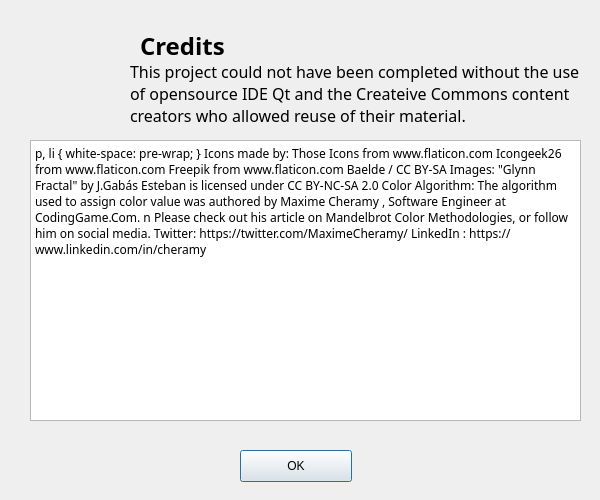
<?xml version="1.0" encoding="UTF-8"?>
<ui version="4.0">
 <class>credits</class>
 <widget class="QDialog" name="credits">
  <property name="geometry">
   <rect>
    <x>0</x>
    <y>0</y>
    <width>600</width>
    <height>500</height>
   </rect>
  </property>
  <property name="sizePolicy">
   <sizepolicy hsizetype="Minimum" vsizetype="Minimum">
    <horstretch>0</horstretch>
    <verstretch>0</verstretch>
   </sizepolicy>
  </property>
  <property name="minimumSize">
   <size>
    <width>0</width>
    <height>0</height>
   </size>
  </property>
  <property name="maximumSize">
   <size>
    <width>999999</width>
    <height>999999</height>
   </size>
  </property>
  <property name="baseSize">
   <size>
    <width>600</width>
    <height>400</height>
   </size>
  </property>
  <property name="windowTitle">
   <string>Credits</string>
  </property>
  <widget class="QLabel" name="Image">
   <property name="geometry">
    <rect>
     <x>30</x>
     <y>20</y>
     <width>81</width>
     <height>81</height>
    </rect>
   </property>
   <property name="text">
    <string/>
   </property>
   <property name="pixmap">
    <pixmap resource="Icons.qrc">:/icon/appIcon</pixmap>
   </property>
   <property name="scaledContents">
    <bool>true</bool>
   </property>
  </widget>
  <widget class="QLabel" name="Body">
   <property name="geometry">
    <rect>
     <x>130</x>
     <y>60</y>
     <width>451</width>
     <height>71</height>
    </rect>
   </property>
   <property name="font">
    <font>
     <family>Futura</family>
     <pointsize>12</pointsize>
    </font>
   </property>
   <property name="text">
    <string>This project could not have been completed without the use of opensource IDE Qt and the Createive Commons content creators who allowed reuse of their material.</string>
   </property>
   <property name="alignment">
    <set>Qt::AlignLeading|Qt::AlignLeft|Qt::AlignTop</set>
   </property>
   <property name="wordWrap">
    <bool>true</bool>
   </property>
   <property name="margin">
    <number>10</number>
   </property>
  </widget>
  <widget class="QLabel" name="Title">
   <property name="geometry">
    <rect>
     <x>140</x>
     <y>30</y>
     <width>281</width>
     <height>31</height>
    </rect>
   </property>
   <property name="font">
    <font>
     <family>Futura</family>
     <pointsize>18</pointsize>
     <weight>75</weight>
     <bold>true</bold>
    </font>
   </property>
   <property name="text">
    <string>Credits</string>
   </property>
  </widget>
  <widget class="QPushButton" name="pushButton">
   <property name="geometry">
    <rect>
     <x>240</x>
     <y>450</y>
     <width>112</width>
     <height>32</height>
    </rect>
   </property>
   <property name="text">
    <string>OK</string>
   </property>
  </widget>
  <widget class="QTextBrowser" name="textBrowser">
   <property name="geometry">
    <rect>
     <x>30</x>
     <y>140</y>
     <width>551</width>
     <height>281</height>
    </rect>
   </property>
   <property name="font">
    <font>
     <family>Futura</family>
    </font>
   </property>
   <property name="html">
    <string>&lt;!DOCTYPE HTML PUBLIC &quot;-//W3C//DTD HTML 4.0//EN&quot; &quot;http://www.w3.org/TR/REC-html40/strict.dtd&quot;&gt;
&lt;html&gt;&lt;head&gt;&lt;meta name=&quot;qrichtext&quot; content=&quot;1&quot; /&gt;&lt;style type=&quot;text/css&quot;&gt;
p, li { white-space: pre-wrap; }
&lt;/style&gt;&lt;/head&gt;&lt;body style=&quot; font-family:'Futura'; font-size:13pt; font-weight:400; font-style:normal;&quot;&gt;
&lt;p style=&quot; margin-top:0px; margin-bottom:0px; margin-left:0px; margin-right:0px; -qt-block-indent:0; text-indent:0px;&quot;&gt;&lt;span style=&quot; font-family:'.Futura'; font-size:12pt; font-weight:600;&quot;&gt;Icons made by:&lt;/span&gt;&lt;/p&gt;
&lt;p style=&quot; margin-top:0px; margin-bottom:0px; margin-left:0px; margin-right:0px; -qt-block-indent:0; text-indent:0px;&quot;&gt;&lt;a href=&quot;https://www.flaticon.com/authors/those-icons&quot;&gt;&lt;span style=&quot; font-family:'.Futura'; font-size:12pt; text-decoration: underline; color:#0068da;&quot;&gt;Those Icons&lt;/span&gt;&lt;/a&gt;&lt;span style=&quot; font-family:'.Futura'; font-size:12pt;&quot;&gt; from &lt;/span&gt;&lt;a href=&quot;https://www.flaticon.com/&quot;&gt;&lt;span style=&quot; font-family:'.Futura'; font-size:12pt; text-decoration: underline; color:#0068da;&quot;&gt; www.flaticon.com&lt;/span&gt;&lt;/a&gt;&lt;/p&gt;
&lt;p style=&quot; margin-top:0px; margin-bottom:0px; margin-left:0px; margin-right:0px; -qt-block-indent:0; text-indent:0px;&quot;&gt;&lt;a href=&quot;https://www.flaticon.com/authors/icongeek26&quot;&gt;&lt;span style=&quot; font-family:'.Futura'; font-size:12pt; text-decoration: underline; color:#0068da;&quot;&gt;Icongeek26&lt;/span&gt;&lt;/a&gt;&lt;span style=&quot; font-family:'.Futura'; font-size:12pt;&quot;&gt; from &lt;/span&gt;&lt;a href=&quot;https://www.flaticon.com/&quot;&gt;&lt;span style=&quot; font-family:'.Futura'; font-size:12pt; text-decoration: underline; color:#0068da;&quot;&gt;www.flaticon.com&lt;/span&gt;&lt;/a&gt;&lt;/p&gt;
&lt;p style=&quot; margin-top:0px; margin-bottom:0px; margin-left:0px; margin-right:0px; -qt-block-indent:0; text-indent:0px;&quot;&gt;&lt;a href=&quot;https://www.flaticon.com/authors/freepik&quot;&gt;&lt;span style=&quot; font-family:'.Futura'; font-size:12pt; text-decoration: underline; color:#0068da;&quot;&gt;Freepik&lt;/span&gt;&lt;/a&gt;&lt;span style=&quot; font-family:'.Futura'; font-size:12pt;&quot;&gt; from &lt;/span&gt;&lt;a href=&quot;https://www.flaticon.com/&quot;&gt;&lt;span style=&quot; font-family:'.Futura'; font-size:12pt; text-decoration: underline; color:#0068da;&quot;&gt;www.flaticon.com&lt;/span&gt;&lt;/a&gt;&lt;/p&gt;
&lt;p style=&quot; margin-top:0px; margin-bottom:0px; margin-left:0px; margin-right:0px; -qt-block-indent:0; text-indent:0px;&quot;&gt;&lt;a href=&quot;https://commons.wikimedia.org/wiki/File:1_Logo_Triangular_fractal.svg&quot;&gt;&lt;span style=&quot; font-family:'.Futura'; font-size:12pt; text-decoration: underline; color:#0068da;&quot;&gt;Baelde&lt;/span&gt;&lt;/a&gt;&lt;span style=&quot; font-family:'.Futura'; font-size:12pt;&quot;&gt; / &lt;/span&gt;&lt;a href=&quot;https://creativecommons.org/licenses/by-sa/3.0&quot;&gt;&lt;span style=&quot; font-family:'.Futura'; font-size:12pt; text-decoration: underline; color:#0068da;&quot;&gt;CC BY-SA&lt;/span&gt;&lt;/a&gt;&lt;/p&gt;
&lt;p style=&quot; margin-top:12px; margin-bottom:12px; margin-left:0px; margin-right:0px; -qt-block-indent:0; text-indent:0px;&quot;&gt;&lt;span style=&quot; font-family:'.Futura'; font-size:12pt; font-weight:600;&quot;&gt;Images:&lt;/span&gt;&lt;/p&gt;
&lt;p style=&quot; margin-top:12px; margin-bottom:12px; margin-left:0px; margin-right:0px; -qt-block-indent:0; text-indent:0px;&quot;&gt;&lt;a href=&quot;https://www.flickr.com/photos/47738026@N05/5820969191&quot;&gt;&lt;span style=&quot; font-family:'.Futura'; font-size:12pt; font-style:italic; text-decoration: underline; color:#0068da;&quot;&gt;&amp;quot;Glynn Fractal&amp;quot;&lt;/span&gt;&lt;/a&gt;&lt;span style=&quot; font-family:'.Futura'; font-size:12pt; font-style:italic;&quot;&gt; by &lt;/span&gt;&lt;a href=&quot;https://www.flickr.com/photos/47738026@N05&quot;&gt;&lt;span style=&quot; font-family:'.Futura'; font-size:12pt; font-style:italic; text-decoration: underline; color:#0068da;&quot;&gt;J.Gabás Esteban&lt;/span&gt;&lt;/a&gt;&lt;span style=&quot; font-family:'.Futura'; font-size:12pt; font-style:italic;&quot;&gt; is licensed under &lt;/span&gt;&lt;a href=&quot;https://creativecommons.org/licenses/by-nc-sa/2.0/?ref=ccsearch&amp;amp;atype=html&quot;&gt;&lt;span style=&quot; font-family:'.Futura'; font-size:12pt; font-style:italic; text-decoration: underline; color:#0068da;&quot;&gt;CC BY-NC-SA 2.0&lt;/span&gt;&lt;/a&gt;&lt;/p&gt;
&lt;p style=&quot; margin-top:12px; margin-bottom:12px; margin-left:0px; margin-right:0px; -qt-block-indent:0; text-indent:0px;&quot;&gt;&lt;span style=&quot; font-family:'.Futura'; font-size:12pt; font-weight:600;&quot;&gt;Color Algorithm:&lt;/span&gt;&lt;/p&gt;
&lt;p style=&quot; margin-top:12px; margin-bottom:12px; margin-left:0px; margin-right:0px; -qt-block-indent:0; text-indent:0px;&quot;&gt;&lt;span style=&quot; font-family:'.Futura'; font-size:12pt;&quot;&gt;The algorithm used to assign color value was authored by &lt;/span&gt;&lt;a href=&quot;https://www.codingame.com/profile/a858cb9483b31957524b33a65ae29846981812&quot;&gt;&lt;span style=&quot; font-size:12pt; text-decoration: underline; color:#0068da;&quot;&gt;Maxime Cheramy&lt;/span&gt;&lt;/a&gt;&lt;span style=&quot; font-family:'.Futura'; font-size:12pt;&quot;&gt;, Software Engineer at &lt;/span&gt;&lt;a href=&quot;https://www.codingame.com&quot;&gt;&lt;span style=&quot; font-size:12pt; text-decoration: underline; color:#0068da;&quot;&gt;CodingGame.Com.&lt;/span&gt;&lt;/a&gt;&lt;span style=&quot; font-family:'.Futura'; font-size:12pt;&quot;&gt;n Please check out his article on Mandelbrot Color Methodologies, or follow him on social media.&lt;/span&gt;&lt;/p&gt;
&lt;ul style=&quot;margin-top: 0px; margin-bottom: 0px; margin-left: 0px; margin-right: 0px; -qt-list-indent: 1;&quot;&gt;&lt;li style=&quot; font-family:'.Futura','Lato','sans-serif'; font-size:12pt; color:#454c55;&quot; style=&quot; margin-top:0px; margin-bottom:0px; margin-left:0px; margin-right:0px; -qt-block-indent:0; text-indent:0px;&quot;&gt;&lt;span style=&quot; font-family:'.Futura';&quot;&gt;Twitter:&lt;/span&gt;&lt;span style=&quot; font-size:15px;&quot;&gt; &lt;/span&gt;&lt;a href=&quot;https://twitter.com/MaximeCheramy/&quot;&gt;&lt;span style=&quot; text-decoration: underline; color:#0068da;&quot;&gt;https://twitter.com/MaximeCheramy/&lt;/span&gt;&lt;/a&gt;&lt;/li&gt;&lt;/ul&gt;
&lt;ul style=&quot;margin-top: 0px; margin-bottom: 0px; margin-left: 0px; margin-right: 0px; -qt-list-indent: 1;&quot;&gt;&lt;li style=&quot; font-family:'.Futura','Lato','sans-serif'; font-size:12pt; color:#454c55;&quot; style=&quot; margin-top:0px; margin-bottom:0px; margin-left:0px; margin-right:0px; -qt-block-indent:0; text-indent:0px;&quot;&gt;&lt;span style=&quot; font-family:'.Futura';&quot;&gt;LinkedIn&lt;/span&gt;&lt;span style=&quot; font-size:15px;&quot;&gt;: &lt;/span&gt;&lt;a href=&quot;https://www.linkedin.com/in/cheramy/&quot;&gt;&lt;span style=&quot; text-decoration: underline; color:#0068da;&quot;&gt;https://www.linkedin.com/in/cheramy&lt;/span&gt;&lt;/a&gt;&lt;/li&gt;&lt;/ul&gt;&lt;/body&gt;&lt;/html&gt;</string>
   </property>
   <property name="openExternalLinks">
    <bool>true</bool>
   </property>
  </widget>
 </widget>
 <resources>
  <include location="Icons.qrc"/>
 </resources>
 <connections/>
</ui>
